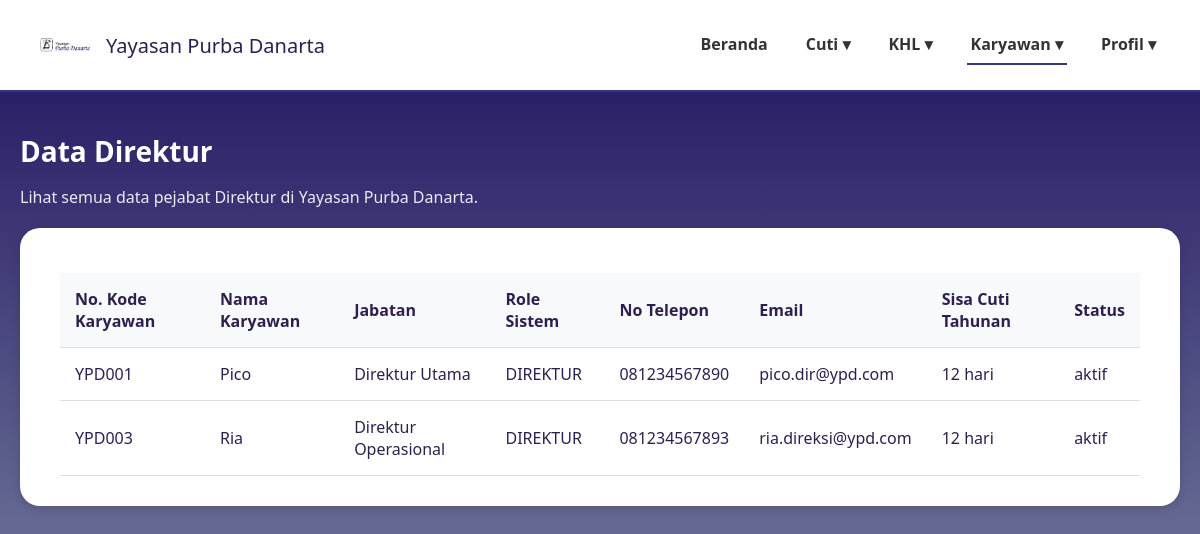
The page /data_direkturPJ.php on the database as committed earlier.
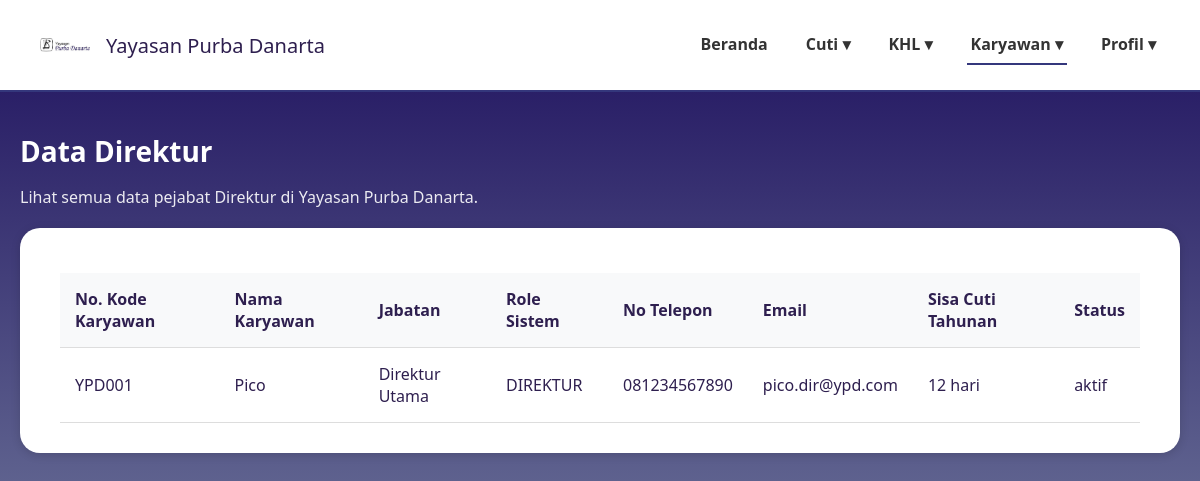
The same page on the database as committed later.
### tables this page shows
CREATE TABLE `data_karyawan` (
  `id_karyawan` int(11) NOT NULL,
  `kode_karyawan` varchar(20) NOT NULL,
  `nama_lengkap` varchar(100) NOT NULL,
  `email` varchar(100) NOT NULL,
  `password` varchar(255) NOT NULL,
  `jabatan` varchar(50) NOT NULL,
  `divisi` varchar(50) NOT NULL,
  `role` enum('karyawan','direktur','admin','penanggung jawab') NOT NULL DEFAULT 'karyawan',
  `no_telp` varchar(20) DEFAULT NULL,
  `sisa_cuti_tahunan` int(3) DEFAULT 12,
  `sisa_cuti_lustrum` int(3) DEFAULT 5,
  `status_aktif` enum('aktif','non_aktif') NOT NULL DEFAULT 'aktif',
  `created_at` timestamp NOT NULL DEFAULT current_timestamp()
);

### data_direkturPJ.php (the view, shortened to what this page needs)
<?php
require 'config.php';
$query_data_pejabat = "
    SELECT
        kode_karyawan,
        nama_lengkap,
        jabatan,
        role,
        no_telp,
        email,
        sisa_cuti_tahunan,
        status_aktif
    FROM data_karyawan
    WHERE role = 'direktur'  -- HANYA role 'direktur'
    ORDER BY nama_lengkap ASC";
$result_pejabat = $conn->query($query_data_pejabat);
?>
<!DOCTYPE html>
<html lang="id">
<head>
</head>
<body>
    <header>
      <div class="logo">
        <img src="image/namayayasan.png" alt="Logo Yayasan">
        <span>Yayasan Purba Danarta</span>
      </div>
      <nav>
        <ul>
          <li><a href="dashboard_direktur.php">Beranda</a></li>
          <li><a href="#">Cuti ▾</a>
          </li>
          <li><a href="#">KHL ▾</a>
          </li>
          <li class="nav-active"><a href="#">Karyawan ▾</a>
          </li>
          <li><a href="#">Profil ▾</a></li>
        </ul>
      </nav>
    </header>
    <main>
        <h1>Data Direktur</h1>
        <p style="color:#fff; margin-bottom: 20px; opacity: 0.9;">Lihat semua data pejabat Direktur di Yayasan Purba Danarta.</p>
        <div class="card">
            <table class="data-table">
                <thead>
                    <tr>
                        <th>No. Kode Karyawan</th>
                        <th>Nama Karyawan</th>
                        <th>Jabatan</th>
                        <th>Role Sistem</th>
                        <th>No Telepon</th>
                        <th>Email</th>
                        <th>Sisa Cuti Tahunan</th>
                        <th>Status</th>
                    </tr>
                </thead>
                <tbody>
                    <?php if ($result_pejabat->num_rows > 0): ?>
                        <?php while($row = $result_pejabat->fetch_assoc()): ?>
                            <tr>
                                <td><?= htmlspecialchars($row['kode_karyawan']) ?></td>
                                <td><?= htmlspecialchars($row['nama_lengkap']) ?></td>
                                <td><?= htmlspecialchars($row['jabatan']) ?></td>
                                <td><?= htmlspecialchars(strtoupper($row['role'])) ?></td>
                                <td><?= htmlspecialchars($row['no_telp']) ?></td>
                                <td><?= htmlspecialchars($row['email']) ?></td>
                                <td><?= htmlspecialchars($row['sisa_cuti_tahunan']) ?> hari</td>
                                <td><?= htmlspecialchars($row['status_aktif']) ?></td>
                            </tr>
                        <?php endwhile; ?>
                    <?php else: ?>
                        <tr>
                            <td colspan="8" style="text-align: center;">Tidak ada data Direktur saat ini.</td>
                        </tr>
                    <?php endif; ?>
                </tbody>
            </table>
        </div>
    </main>
</body>
</html>

### data_direkturPJ.php (style rules this page uses)
body { margin:0; font-family:'Segoe UI', Tahoma, Geneva, Verdana, sans-serif; background: linear-gradient(180deg,#1E105E 0%,#8897AE 100%); min-height:100vh; color:#fff; }
header { background:rgba(255,255,255,1); padding:20px 40px; display:flex; justify-content:space-between; align-items:center; border-bottom:2px solid #34377c; flex-wrap:wrap; }
.logo { display:flex; align-items:center; gap:16px; font-weight:500; font-size:20px; color:#2e1f4f; }
.logo img { width: 50px; height: 50px; object-fit: contain; border-radius: 50%; }
nav ul { list-style:none; margin:0; padding:0; display:flex; gap:30px; }
nav li { position:relative; }
nav a { text-decoration:none; color:#333; font-weight:600; padding:8px 4px; display:block; }
main { max-width:1200px; margin:40px auto; padding:0 20px; }
h1 { text-align:left; font-size:28px; margin-bottom:10px; color:#fff; }
.card { background:#fff; color:#2e1f4f; border-radius:20px; padding:30px 40px; box-shadow:0 2px 10px rgba(0,0,0,0.15); display: flex; flex-direction: column; }
.data-table { width: 100%; border-collapse: collapse; margin-top: 15px; color: #2e1f4f; }
.data-table th, .data-table td { padding: 15px; text-align: left; border-bottom: 1px solid #ddd; }
.data-table th { background-color: #f8f9fa; font-weight: 600; }
.nav-active { border-bottom: 2px solid #34377c; }

Rows that differ between the two databases and show on the page:
no longer on this page (row edited): data_karyawan: kode_karyawan "YPD003", nama_lengkap "Ria", jabatan "Direktur Operasional", role "DIREKTUR", no_telp "081234567893", email "ria.direksi@ypd.com", sisa_cuti_tahunan "12", status_aktif "aktif"
